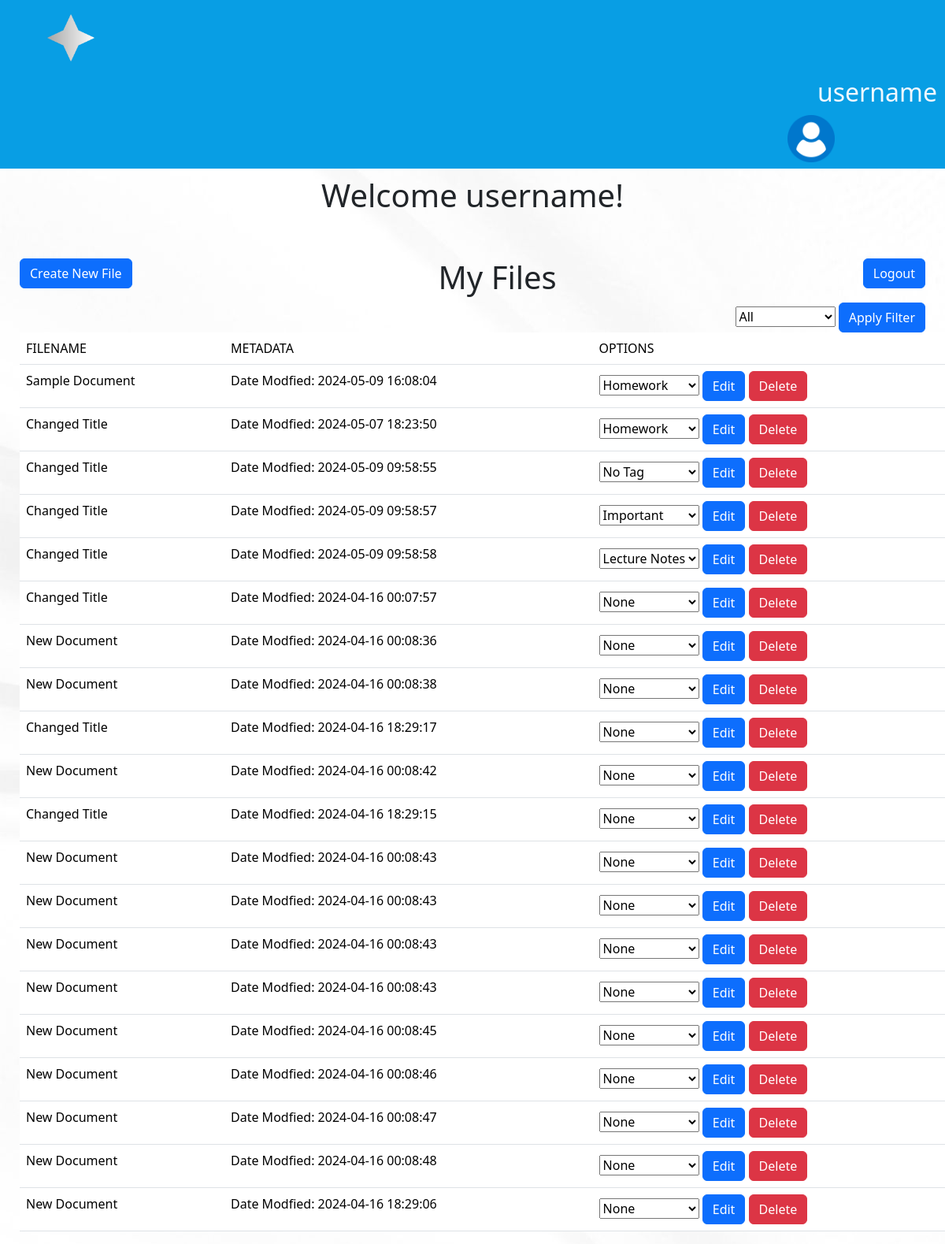
Screenshot of / (signed in) with the database file from the repository.
### NoteNinjabackend/models.py (models this page shows, shortened)
class User(db.Model, UserMixin):
    id = db.Column(db.Integer, primary_key=True)
    email = db.Column(db.String(150), unique=True)
    password = db.Column(db.String(150))
    username = db.Column(db.String(150))
    documents = db.relationship('Document')

class Document(db.Model):
    id = db.Column(db.Integer, primary_key=True)
    data = db.Column(db.String(10000))
    date = db.Column(db.DateTime(timezone=True), default=func.now())
    name = db.Column(db.String(100))
    tag = db.Column(db.String(100))
    font = db.Column(db.String(100))
    font_size = db.Column(db.Integer)
    align = db.Column(db.String(100))
    user_id = db.Column(db.Integer, db.ForeignKey('user.id'))

### NoteNinjabackend/views.py (the view, shortened to what this page needs)
@views.route('/', methods=['GET', 'POST'])
@login_required
def home():
    data = request.form
    submitType = request.form.get("submitType")
    docID = request.form.get("docID")
    var = {"docID":docID}
    print(data)
    if request.method == "GET":
        return render_template("home.html", query=db.session.get(User,current_user.id).documents, user=db.session.get(User,current_user.id))

### NoteNinjabackend/templates/home.html (shortened to what this page needs)
<!DOCTYPE html>
<html lang="en">
<head>
    <link href="https://cdn.jsdelivr.net/npm/bootstrap@5.3.3/dist/css/bootstrap.min.css" rel="stylesheet">
</head>
<body background="{{ url_for('static',filename='resources/background.jpg') }}" style="width: 100%; align-items: center; margin-left: 0">
    <nav class="navbar" style="background-color: #089ee4;">
        <div class="logo">
            <img class = "profile-icon" style = "margin-left: 50px; width: 80px;" src="{{ url_for('static',filename='resources/ninja-logo.png') }}" alt="">
        </div>
        <div class="profile-icon" style="display: flexbox;">
            <h3 id="hero" style="cursor: pointer; float: right; margin-left: 0px; margin-right: 10px; margin-top: 10px; text-align: right; padding-left: 20px; color: aliceblue; font-size: 2pc;">{{user.username}}</h3>
            <img id="pfp" style = "cursor: pointer; display:inline-block; padding-top: 2px; margin-left: 1000px; width: 60px;" src="{{ url_for('static',filename='resources/user_icon.png') }}" alt="">
        </div>
        </nav>
    <div class="title">
        <h1 style="text-align: center; padding-top: 10px;">Welcome {{user.username}}!</h1>
    </div>
    <br><br>
    <form method="POST">
        <button class="btn btn-primary" style="float:left; margin-left: 25px;" name="submitType" value="create">Create New File</button>
    </form>
    <a href="/logout"class="btn btn-primary" style="float:right; margin-right: 25px;">Logout</a>
    <table style="margin-left: 25px; margin-right: 25px;"class="table">
        <h1 style="text-align: center;">My Files</h1>
        <thead>
            <tr>
                <td>
                    FILENAME
                </td>
                <td>
                    METADATA
                </td>
                <td>
                    OPTIONS
                </td>
            </tr>
            <div style="float: right; margin-right: 25px;">
                <form method="POST">
                    <select id="filterBox" name="filterType">
                        <option name="filterType" value="All">All</option>
                    </select>
                    <button type="submit" class="btn btn-primary" name="submitType" value="filter">Apply Filter</button>
                </form>
            </div>
        </thead>
        <tbody>
            {% for Document in query %}
            <tr>
                <td>
                    {{Document.name}}
                </td>
                <td>
                    Date Modfied:
                    {{Document.date}}
                </td>
                <td>
                    <form method="POST">
                        <select id="tagBox">
                            <option disabled selected value="{{Document.tag}}">{{Document.tag}}</option>
                        </select>
                        <button type="submit" class="btn btn-primary" name="submitType" value="edit">Edit</button>
                        <button type="submit" class="btn btn-danger" name="submitType" value="delete">Delete</button>
                    </form>
                </td>
            </tr>
            {% endfor %}
        </tbody>
    </table>
</body>
</html>

### rows the page displays
User: username "username"
Document: name "Sample Document", date "2024-05-09 16:08:04", tag "Homework"
Document: name "Changed Title", date "2024-05-07 18:23:50", tag "Homework"
Document: name "Changed Title", date "2024-05-09 09:58:55", tag "No Tag"
Document: name "Changed Title", date "2024-05-09 09:58:57", tag "Important"
Document: name "Changed Title", date "2024-05-09 09:58:58", tag "Lecture Notes"
Document: name "Changed Title", date "2024-04-16 00:07:57", tag "None"
Document: name "New Document", date "2024-04-16 00:08:36", tag "None"
Document: name "New Document", date "2024-04-16 00:08:38", tag "None"
Document: name "Changed Title", date "2024-04-16 18:29:17", tag "None"
Document: name "New Document", date "2024-04-16 00:08:42", tag "None"
Document: name "Changed Title", date "2024-04-16 18:29:15", tag "None"
Document: name "New Document", date "2024-04-16 00:08:43", tag "None"
Document: name "New Document", date "2024-04-16 00:08:43", tag "None"
Document: name "New Document", date "2024-04-16 00:08:43", tag "None"
Document: name "New Document", date "2024-04-16 00:08:43", tag "None"
Document: name "New Document", date "2024-04-16 00:08:45", tag "None"
Document: name "New Document", date "2024-04-16 00:08:46", tag "None"
Document: name "New Document", date "2024-04-16 00:08:47", tag "None"
Document: name "New Document", date "2024-04-16 00:08:48", tag "None"
Document: name "New Document", date "2024-04-16 18:29:06", tag "None"
